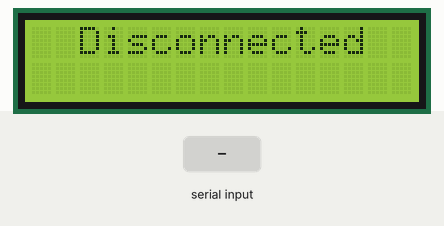
Simulated run of this sketch. Board: Arduino Uno, built with avr-gcc and run on an emulated ATmega328P. On the bench: 16×2 character LCD. The test bench sets the inputs (shaded band). What the sketch prints to the serial monitor is not drawn.

Above: at 1.2 s.
1.3 s: "1" received over Serial
At 3.1 s:
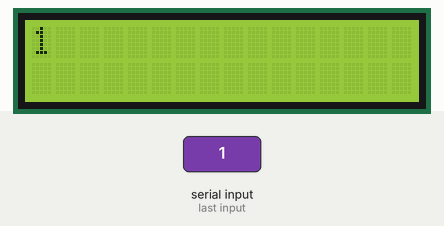
3.8 s: "0" received over Serial
At 6.0 s:
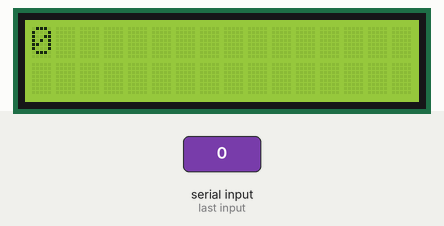
6.3 s: "2" received over Serial
At 8.0 s:
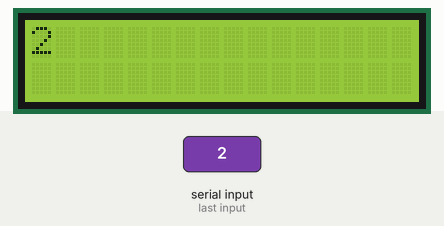
Timing chart, 0 to 9.5 s (numbered marks = the images above; inputs shaded):
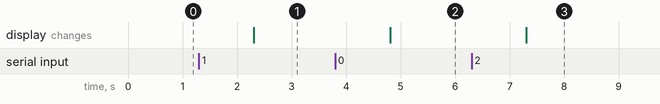

Measured:
- after the input at 1.3 s, the display: changes after 1.0 s (image 1)
- after the input at 3.8 s, the display: changes after 1.0 s (image 2)
- after the input at 6.3 s, the display: changes after 1.0 s (image 3)

The sketch:

arduino-screen.ino
```cpp
#include <Wire.h>
#include <LiquidCrystal_I2C.h>


String processSpecialChars(String text);

LiquidCrystal_I2C lcd(0x27, 16, 2);
const int LCD_WIDTH = 16;

void setup() {
  Serial.begin(9600);

  // Prepare the screen
  lcd.init();
  lcd.backlight();
  lcd.setCursor(0, 0);
  lcd.print("  Disconnected  ");

  // Send a ready signal
  Serial.println("READY");
}

void loop() {
  if (Serial.available() > 0) {
    String msg = Serial.readString();

    // Clear screen before new message
    lcd.clear();

    String processedMsg = processSpecialChars(msg);

    if (processedMsg.length() > LCD_WIDTH) {
      // First line
      lcd.setCursor(0, 0);
      lcd.print(processedMsg.substring(0, LCD_WIDTH));
      // Second line
      lcd.setCursor(0, 1);
      lcd.print(processedMsg.substring(LCD_WIDTH));
    } else {
      // Short message
      lcd.setCursor(0, 0);
      lcd.print(processedMsg);
    }
    }
  }


// Correct display of the degree sign
String processSpecialChars(String text) {
  String processedText = "";
  char lastChar = 0;

  for (int i = 0; i < text.length(); i++) {
    char currentChar = text.charAt(i);

    /*
      Checks the previous and current character to determine if there should
      be a degree sign at that position (due to Python's encoding).
    */
    if ((byte)lastChar == 0xC2 && (byte)currentChar == 0xB0) {
      processedText += (char)223; // Add degree symbol
      lastChar = 0; // Reset previous character
    } else {
      if ((byte)currentChar != 0xC2 && (byte)currentChar != 0xC3 && (byte)currentChar != 0xC4 && (byte)currentChar != 0xC5) {
        processedText += currentChar;
      }
      lastChar = currentChar;
    }
  }
  return processedText;
}
```
